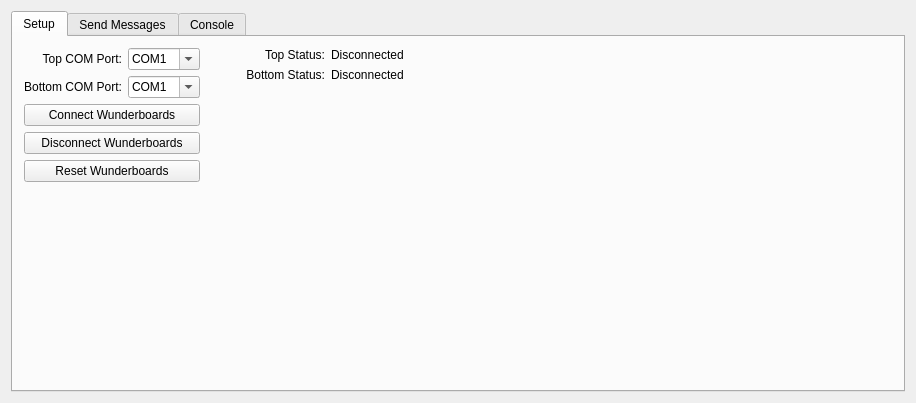
<?xml version="1.0" encoding="UTF-8"?>
<ui version="4.0">
 <class>leddisplay</class>
 <widget class="QMainWindow" name="leddisplay">
  <property name="geometry">
   <rect>
    <x>0</x>
    <y>0</y>
    <width>916</width>
    <height>403</height>
   </rect>
  </property>
  <property name="windowTitle">
   <string>leddisplay</string>
  </property>
  <property name="windowIcon">
   <iconset resource="LedResources.qrc">
    <normaloff>:/Icons/Main Icon</normaloff>:/Icons/Main Icon</iconset>
  </property>
  <widget class="QWidget" name="centralWidget">
   <layout class="QHBoxLayout" name="horizontalLayout">
    <item>
     <widget class="QTabWidget" name="tabWidget">
      <property name="currentIndex">
       <number>0</number>
      </property>
      <widget class="QWidget" name="tab_Setup">
       <attribute name="title">
        <string>Setup</string>
       </attribute>
       <layout class="QHBoxLayout" name="horizontalLayout_6">
        <item>
         <layout class="QVBoxLayout" name="verticalLayout_4">
          <item>
           <layout class="QGridLayout" name="gridLayout_3">
            <item row="0" column="0">
             <widget class="QLabel" name="label_Top_COM">
              <property name="text">
               <string>Top COM Port:</string>
              </property>
              <property name="alignment">
               <set>Qt::AlignRight|Qt::AlignTrailing|Qt::AlignVCenter</set>
              </property>
             </widget>
            </item>
            <item row="1" column="0">
             <widget class="QLabel" name="label_Bottom_COM">
              <property name="text">
               <string>Bottom COM Port:</string>
              </property>
              <property name="alignment">
               <set>Qt::AlignRight|Qt::AlignTrailing|Qt::AlignVCenter</set>
              </property>
             </widget>
            </item>
            <item row="0" column="1">
             <widget class="QComboBox" name="comboBox_Top_COM">
              <property name="editable">
               <bool>true</bool>
              </property>
              <item>
               <property name="text">
                <string>COM1</string>
               </property>
              </item>
              <item>
               <property name="text">
                <string>COM2</string>
               </property>
              </item>
              <item>
               <property name="text">
                <string>COM3</string>
               </property>
              </item>
              <item>
               <property name="text">
                <string>COM4</string>
               </property>
              </item>
              <item>
               <property name="text">
                <string>COM5</string>
               </property>
              </item>
              <item>
               <property name="text">
                <string>COM6</string>
               </property>
              </item>
              <item>
               <property name="text">
                <string>COM7</string>
               </property>
              </item>
              <item>
               <property name="text">
                <string>COM8</string>
               </property>
              </item>
              <item>
               <property name="text">
                <string>COM9</string>
               </property>
              </item>
              <item>
               <property name="text">
                <string>COM10</string>
               </property>
              </item>
              <item>
               <property name="text">
                <string>COM11</string>
               </property>
              </item>
              <item>
               <property name="text">
                <string>COM12</string>
               </property>
              </item>
              <item>
               <property name="text">
                <string>COM13</string>
               </property>
              </item>
              <item>
               <property name="text">
                <string>COM14</string>
               </property>
              </item>
              <item>
               <property name="text">
                <string>COM15</string>
               </property>
              </item>
              <item>
               <property name="text">
                <string>COM16</string>
               </property>
              </item>
              <item>
               <property name="text">
                <string>COM17</string>
               </property>
              </item>
              <item>
               <property name="text">
                <string>COM18</string>
               </property>
              </item>
              <item>
               <property name="text">
                <string>COM19</string>
               </property>
              </item>
              <item>
               <property name="text">
                <string>COM20</string>
               </property>
              </item>
             </widget>
            </item>
            <item row="1" column="1">
             <widget class="QComboBox" name="comboBox_Bottom_COM">
              <property name="editable">
               <bool>true</bool>
              </property>
              <item>
               <property name="text">
                <string>COM1</string>
               </property>
              </item>
              <item>
               <property name="text">
                <string>COM2</string>
               </property>
              </item>
              <item>
               <property name="text">
                <string>COM3</string>
               </property>
              </item>
              <item>
               <property name="text">
                <string>COM4</string>
               </property>
              </item>
              <item>
               <property name="text">
                <string>COM5</string>
               </property>
              </item>
              <item>
               <property name="text">
                <string>COM6</string>
               </property>
              </item>
              <item>
               <property name="text">
                <string>COM7</string>
               </property>
              </item>
              <item>
               <property name="text">
                <string>COM8</string>
               </property>
              </item>
              <item>
               <property name="text">
                <string>COM9</string>
               </property>
              </item>
              <item>
               <property name="text">
                <string>COM10</string>
               </property>
              </item>
              <item>
               <property name="text">
                <string>COM11</string>
               </property>
              </item>
              <item>
               <property name="text">
                <string>COM12</string>
               </property>
              </item>
              <item>
               <property name="text">
                <string>COM13</string>
               </property>
              </item>
              <item>
               <property name="text">
                <string>COM14</string>
               </property>
              </item>
              <item>
               <property name="text">
                <string>COM15</string>
               </property>
              </item>
              <item>
               <property name="text">
                <string>COM16</string>
               </property>
              </item>
              <item>
               <property name="text">
                <string>COM17</string>
               </property>
              </item>
              <item>
               <property name="text">
                <string>COM18</string>
               </property>
              </item>
              <item>
               <property name="text">
                <string>COM19</string>
               </property>
              </item>
              <item>
               <property name="text">
                <string>COM20</string>
               </property>
              </item>
             </widget>
            </item>
           </layout>
          </item>
          <item>
           <widget class="QPushButton" name="pushButton_Connect_Wund">
            <property name="text">
             <string>Connect Wunderboards</string>
            </property>
           </widget>
          </item>
          <item>
           <widget class="QPushButton" name="pushButton_Disconnect_Wund">
            <property name="text">
             <string>Disconnect Wunderboards</string>
            </property>
           </widget>
          </item>
          <item>
           <widget class="QPushButton" name="pushButton_Reset_Wund">
            <property name="text">
             <string>Reset Wunderboards</string>
            </property>
           </widget>
          </item>
          <item>
           <spacer name="verticalSpacer_4">
            <property name="orientation">
             <enum>Qt::Vertical</enum>
            </property>
            <property name="sizeHint" stdset="0">
             <size>
              <width>20</width>
              <height>40</height>
             </size>
            </property>
           </spacer>
          </item>
         </layout>
        </item>
        <item>
         <spacer name="horizontalSpacer_3">
          <property name="orientation">
           <enum>Qt::Horizontal</enum>
          </property>
          <property name="sizeType">
           <enum>QSizePolicy::Fixed</enum>
          </property>
          <property name="sizeHint" stdset="0">
           <size>
            <width>40</width>
            <height>20</height>
           </size>
          </property>
         </spacer>
        </item>
        <item>
         <layout class="QVBoxLayout" name="verticalLayout_5">
          <item>
           <spacer name="verticalSpacer_10">
            <property name="orientation">
             <enum>Qt::Vertical</enum>
            </property>
            <property name="sizeType">
             <enum>QSizePolicy::Minimum</enum>
            </property>
            <property name="sizeHint" stdset="0">
             <size>
              <width>20</width>
              <height>0</height>
             </size>
            </property>
           </spacer>
          </item>
          <item>
           <widget class="QLabel" name="label_Top_COM_Status_Title">
            <property name="text">
             <string>Top Status:</string>
            </property>
            <property name="alignment">
             <set>Qt::AlignRight|Qt::AlignTrailing|Qt::AlignVCenter</set>
            </property>
           </widget>
          </item>
          <item>
           <spacer name="verticalSpacer_11">
            <property name="orientation">
             <enum>Qt::Vertical</enum>
            </property>
            <property name="sizeType">
             <enum>QSizePolicy::Minimum</enum>
            </property>
            <property name="sizeHint" stdset="0">
             <size>
              <width>20</width>
              <height>0</height>
             </size>
            </property>
           </spacer>
          </item>
          <item>
           <widget class="QLabel" name="label_Bottom_COM_Status_Title">
            <property name="text">
             <string>Bottom Status:</string>
            </property>
            <property name="alignment">
             <set>Qt::AlignRight|Qt::AlignTrailing|Qt::AlignVCenter</set>
            </property>
           </widget>
          </item>
          <item>
           <spacer name="verticalSpacer_3">
            <property name="orientation">
             <enum>Qt::Vertical</enum>
            </property>
            <property name="sizeHint" stdset="0">
             <size>
              <width>20</width>
              <height>40</height>
             </size>
            </property>
           </spacer>
          </item>
         </layout>
        </item>
        <item>
         <layout class="QVBoxLayout" name="verticalLayout_6">
          <item>
           <spacer name="verticalSpacer_9">
            <property name="orientation">
             <enum>Qt::Vertical</enum>
            </property>
            <property name="sizeType">
             <enum>QSizePolicy::Minimum</enum>
            </property>
            <property name="sizeHint" stdset="0">
             <size>
              <width>20</width>
              <height>0</height>
             </size>
            </property>
           </spacer>
          </item>
          <item>
           <widget class="QLabel" name="label_Top_COM_Status">
            <property name="text">
             <string>Disconnected</string>
            </property>
           </widget>
          </item>
          <item>
           <spacer name="verticalSpacer_8">
            <property name="orientation">
             <enum>Qt::Vertical</enum>
            </property>
            <property name="sizeType">
             <enum>QSizePolicy::Minimum</enum>
            </property>
            <property name="sizeHint" stdset="0">
             <size>
              <width>20</width>
              <height>0</height>
             </size>
            </property>
           </spacer>
          </item>
          <item>
           <widget class="QLabel" name="label_Bottom_COM_Status">
            <property name="text">
             <string>Disconnected</string>
            </property>
           </widget>
          </item>
          <item>
           <spacer name="verticalSpacer_7">
            <property name="orientation">
             <enum>Qt::Vertical</enum>
            </property>
            <property name="sizeHint" stdset="0">
             <size>
              <width>20</width>
              <height>40</height>
             </size>
            </property>
           </spacer>
          </item>
         </layout>
        </item>
        <item>
         <spacer name="horizontalSpacer_2">
          <property name="orientation">
           <enum>Qt::Horizontal</enum>
          </property>
          <property name="sizeHint" stdset="0">
           <size>
            <width>40</width>
            <height>20</height>
           </size>
          </property>
         </spacer>
        </item>
       </layout>
      </widget>
      <widget class="QWidget" name="tab_Send_Messages">
       <attribute name="title">
        <string>Send Messages</string>
       </attribute>
       <layout class="QVBoxLayout" name="verticalLayout_10">
        <item>
         <layout class="QHBoxLayout" name="horizontalLayout_5">
          <property name="sizeConstraint">
           <enum>QLayout::SetDefaultConstraint</enum>
          </property>
          <item>
           <layout class="QVBoxLayout" name="verticalLayout_7">
            <item>
             <widget class="QLabel" name="label_PreMade_Title">
              <property name="font">
               <font>
                <weight>75</weight>
                <bold>true</bold>
               </font>
              </property>
              <property name="text">
               <string>Pre-Made Messages</string>
              </property>
              <property name="alignment">
               <set>Qt::AlignCenter</set>
              </property>
             </widget>
            </item>
            <item>
             <spacer name="verticalSpacer">
              <property name="orientation">
               <enum>Qt::Vertical</enum>
              </property>
              <property name="sizeType">
               <enum>QSizePolicy::Fixed</enum>
              </property>
              <property name="sizeHint" stdset="0">
               <size>
                <width>20</width>
                <height>13</height>
               </size>
              </property>
             </spacer>
            </item>
            <item>
             <layout class="QGridLayout" name="gridLayout">
              <item row="0" column="0">
               <widget class="QPushButton" name="pushButton_Send1">
                <property name="text">
                 <string>Hello World!!!</string>
                </property>
               </widget>
              </item>
              <item row="0" column="1">
               <widget class="QPushButton" name="pushButton_Send2">
                <property name="text">
                 <string>Isn't ECE 152 so much fun!?</string>
                </property>
               </widget>
              </item>
              <item row="1" column="0">
               <widget class="QPushButton" name="pushButton_Send3">
                <property name="text">
                 <string>Don Heer is the best!</string>
                </property>
               </widget>
              </item>
              <item row="1" column="1">
               <widget class="QPushButton" name="pushButton_Send4">
                <property name="text">
                 <string>It's a me, Mario!</string>
                </property>
               </widget>
              </item>
              <item row="2" column="0">
               <widget class="QPushButton" name="pushButton_Send5">
                <property name="text">
                 <string>OSU is #1</string>
                </property>
               </widget>
              </item>
              <item row="2" column="1">
               <widget class="QPushButton" name="pushButton_Send6">
                <property name="text">
                 <string>First year is over!</string>
                </property>
               </widget>
              </item>
              <item row="3" column="0">
               <widget class="QPushButton" name="pushButton_Send7">
                <property name="text">
                 <string>Made by: Corwin and Will</string>
                </property>
               </widget>
              </item>
              <item row="3" column="1">
               <widget class="QPushButton" name="pushButton_Send8">
                <property name="text">
                 <string>Current Time</string>
                </property>
               </widget>
              </item>
             </layout>
            </item>
            <item>
             <spacer name="verticalSpacer_5">
              <property name="orientation">
               <enum>Qt::Vertical</enum>
              </property>
              <property name="sizeType">
               <enum>QSizePolicy::Expanding</enum>
              </property>
              <property name="sizeHint" stdset="0">
               <size>
                <width>20</width>
                <height>40</height>
               </size>
              </property>
             </spacer>
            </item>
           </layout>
          </item>
          <item>
           <spacer name="horizontalSpacer">
            <property name="orientation">
             <enum>Qt::Horizontal</enum>
            </property>
            <property name="sizeHint" stdset="0">
             <size>
              <width>40</width>
              <height>20</height>
             </size>
            </property>
           </spacer>
          </item>
          <item>
           <layout class="QVBoxLayout" name="verticalLayout_3">
            <item>
             <widget class="QLabel" name="label_Send_Custom_Title">
              <property name="font">
               <font>
                <weight>75</weight>
                <bold>true</bold>
               </font>
              </property>
              <property name="text">
               <string>Send Custom Message</string>
              </property>
              <property name="alignment">
               <set>Qt::AlignCenter</set>
              </property>
             </widget>
            </item>
            <item>
             <widget class="QLabel" name="label_Custom_Send_Warning">
              <property name="font">
               <font>
                <italic>true</italic>
               </font>
              </property>
              <property name="text">
               <string>**Will be Truncated to 16 Characters Each**</string>
              </property>
              <property name="alignment">
               <set>Qt::AlignCenter</set>
              </property>
             </widget>
            </item>
            <item>
             <layout class="QHBoxLayout" name="horizontalLayout_4">
              <item>
               <widget class="QLineEdit" name="lineEdit_Custom_Send_Top"/>
              </item>
              <item>
               <widget class="QPushButton" name="pushButton_Custom_Send_Top">
                <property name="text">
                 <string>Send</string>
                </property>
               </widget>
              </item>
             </layout>
            </item>
            <item>
             <layout class="QHBoxLayout" name="horizontalLayout_3">
              <item>
               <widget class="QLineEdit" name="lineEdit_Custom_Send_Bottom"/>
              </item>
              <item>
               <widget class="QPushButton" name="pushButton_Custom_Send_Bottom">
                <property name="text">
                 <string>Send</string>
                </property>
               </widget>
              </item>
             </layout>
            </item>
            <item>
             <widget class="QPushButton" name="pushButton_Send_Custom_All">
              <property name="text">
               <string>Send All</string>
              </property>
             </widget>
            </item>
            <item>
             <spacer name="verticalSpacer_2">
              <property name="orientation">
               <enum>Qt::Vertical</enum>
              </property>
              <property name="sizeHint" stdset="0">
               <size>
                <width>20</width>
                <height>40</height>
               </size>
              </property>
             </spacer>
            </item>
           </layout>
          </item>
         </layout>
        </item>
        <item>
         <spacer name="verticalSpacer_14">
          <property name="orientation">
           <enum>Qt::Vertical</enum>
          </property>
          <property name="sizeHint" stdset="0">
           <size>
            <width>20</width>
            <height>40</height>
           </size>
          </property>
         </spacer>
        </item>
        <item>
         <layout class="QGridLayout" name="gridLayout_2">
          <item row="2" column="1">
           <widget class="QLabel" name="label_String_Sent_Bottom">
            <property name="text">
             <string/>
            </property>
           </widget>
          </item>
          <item row="1" column="1">
           <widget class="QLabel" name="label_String_Sent_Top">
            <property name="text">
             <string/>
            </property>
           </widget>
          </item>
          <item row="2" column="0">
           <widget class="QLabel" name="label_String_Bottom_Title">
            <property name="text">
             <string>String Sent to Bottom:</string>
            </property>
            <property name="alignment">
             <set>Qt::AlignRight|Qt::AlignTrailing|Qt::AlignVCenter</set>
            </property>
           </widget>
          </item>
          <item row="1" column="0">
           <widget class="QLabel" name="label_String_Top_Title">
            <property name="text">
             <string>String Sent to Top:</string>
            </property>
            <property name="alignment">
             <set>Qt::AlignRight|Qt::AlignTrailing|Qt::AlignVCenter</set>
            </property>
           </widget>
          </item>
          <item row="3" column="0">
           <spacer name="verticalSpacer_12">
            <property name="orientation">
             <enum>Qt::Vertical</enum>
            </property>
            <property name="sizeType">
             <enum>QSizePolicy::Expanding</enum>
            </property>
            <property name="sizeHint" stdset="0">
             <size>
              <width>20</width>
              <height>40</height>
             </size>
            </property>
           </spacer>
          </item>
          <item row="0" column="0">
           <spacer name="verticalSpacer_6">
            <property name="orientation">
             <enum>Qt::Vertical</enum>
            </property>
            <property name="sizeType">
             <enum>QSizePolicy::Expanding</enum>
            </property>
            <property name="sizeHint" stdset="0">
             <size>
              <width>20</width>
              <height>40</height>
             </size>
            </property>
           </spacer>
          </item>
         </layout>
        </item>
        <item>
         <spacer name="verticalSpacer_13">
          <property name="orientation">
           <enum>Qt::Vertical</enum>
          </property>
          <property name="sizeType">
           <enum>QSizePolicy::Expanding</enum>
          </property>
          <property name="sizeHint" stdset="0">
           <size>
            <width>20</width>
            <height>40</height>
           </size>
          </property>
         </spacer>
        </item>
       </layout>
      </widget>
      <widget class="QWidget" name="tab_Console">
       <attribute name="title">
        <string>Console</string>
       </attribute>
       <layout class="QHBoxLayout" name="horizontalLayout_8">
        <item>
         <layout class="QVBoxLayout" name="verticalLayout_8">
          <item>
           <widget class="QLabel" name="label_Manual_Send_Top_Title">
            <property name="font">
             <font>
              <weight>75</weight>
              <bold>true</bold>
             </font>
            </property>
            <property name="text">
             <string>Uninitialized</string>
            </property>
            <property name="alignment">
             <set>Qt::AlignCenter</set>
            </property>
           </widget>
          </item>
          <item>
           <widget class="QTextEdit" name="textEdit_Manual_Send_Top">
            <property name="textInteractionFlags">
             <set>Qt::TextSelectableByKeyboard|Qt::TextSelectableByMouse</set>
            </property>
           </widget>
          </item>
          <item>
           <layout class="QVBoxLayout" name="verticalLayout">
            <item>
             <layout class="QHBoxLayout" name="horizontalLayout_2">
              <item>
               <widget class="QLineEdit" name="lineEdit_Manual_Send_Top"/>
              </item>
              <item>
               <widget class="QPushButton" name="pushButton_Manual_Send_Top">
                <property name="text">
                 <string>Send</string>
                </property>
               </widget>
              </item>
              <item>
               <widget class="QPushButton" name="pushButton_Manual_Send_Clear_Screen_Top">
                <property name="text">
                 <string>Clear Screen</string>
                </property>
               </widget>
              </item>
              <item>
               <widget class="QPushButton" name="pushButton_Reset_Top">
                <property name="text">
                 <string>Reset</string>
                </property>
               </widget>
              </item>
             </layout>
            </item>
           </layout>
          </item>
         </layout>
        </item>
        <item>
         <layout class="QVBoxLayout" name="verticalLayout_9">
          <item>
           <widget class="QLabel" name="label_Manual_Send_Bottom_Title">
            <property name="font">
             <font>
              <weight>75</weight>
              <bold>true</bold>
              <kerning>true</kerning>
             </font>
            </property>
            <property name="text">
             <string>Uninitialized</string>
            </property>
            <property name="alignment">
             <set>Qt::AlignCenter</set>
            </property>
           </widget>
          </item>
          <item>
           <widget class="QTextEdit" name="textEdit_Manual_Send_Bottom">
            <property name="textInteractionFlags">
             <set>Qt::TextSelectableByKeyboard|Qt::TextSelectableByMouse</set>
            </property>
           </widget>
          </item>
          <item>
           <layout class="QVBoxLayout" name="verticalLayout_2">
            <item>
             <layout class="QHBoxLayout" name="horizontalLayout_7">
              <item>
               <widget class="QLineEdit" name="lineEdit_Manual_Send_Bottom"/>
              </item>
              <item>
               <widget class="QPushButton" name="pushButton_Manual_Send_Bottom">
                <property name="text">
                 <string>Send</string>
                </property>
               </widget>
              </item>
              <item>
               <widget class="QPushButton" name="pushButton_Manual_Send_Clear_Screen_Bottom">
                <property name="text">
                 <string>Clear Screen</string>
                </property>
               </widget>
              </item>
              <item>
               <widget class="QPushButton" name="pushButton_Reset_Bottom">
                <property name="text">
                 <string>Reset</string>
                </property>
               </widget>
              </item>
             </layout>
            </item>
           </layout>
          </item>
         </layout>
        </item>
       </layout>
      </widget>
     </widget>
    </item>
   </layout>
  </widget>
 </widget>
 <layoutdefault spacing="6" margin="11"/>
 <resources>
  <include location="LedResources.qrc"/>
 </resources>
 <connections/>
</ui>
